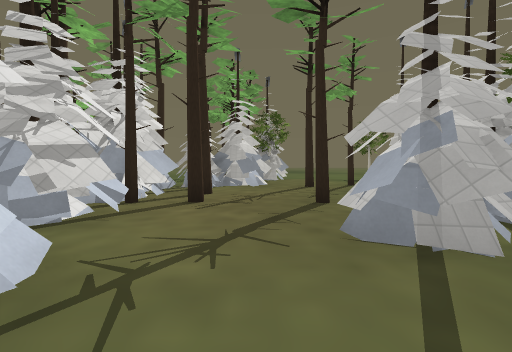
view 1 (above)

15 first-person views from a walk through a 3-D level made in the Godot game engine. The camera is 1.4 m above the floor, tilts 2° down and sees 85° across. The floor is counted in squares, 2 m on a side. Each view is taken from the middle of a square. On the plan, view 1 faces up. The plan holds only what a view shows up to about 9 squares ahead; the rest is blank. The place goes on beyond the plan. Some surface patterns are stand-ins.

view 2
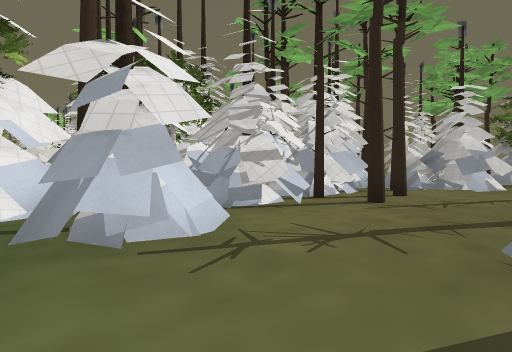

view 3
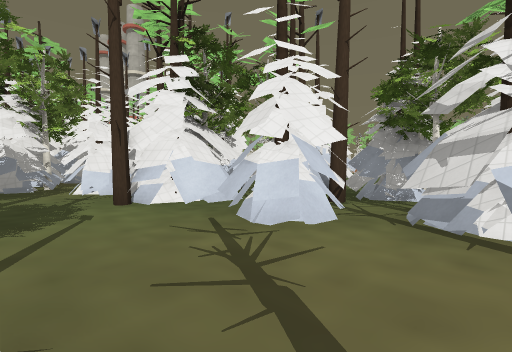

view 4
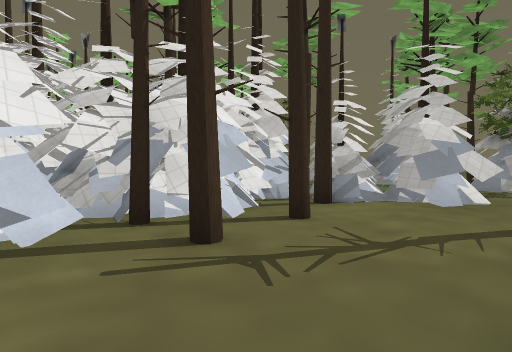

view 5
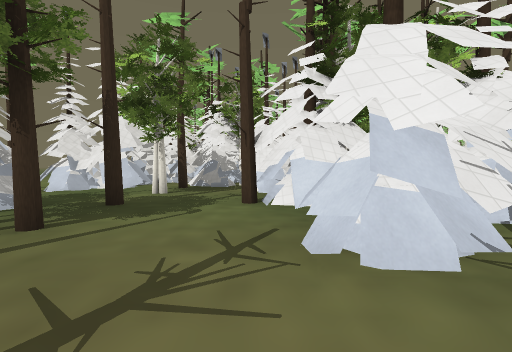

view 6
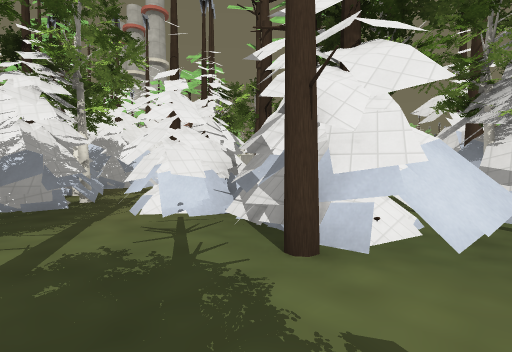

view 7
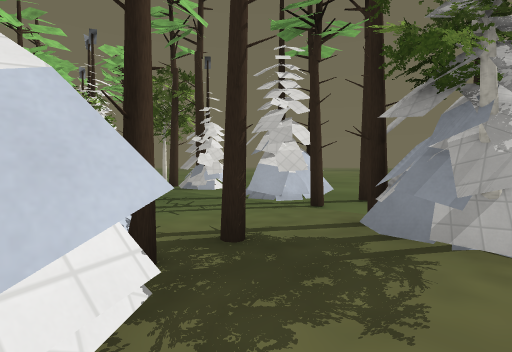

view 8
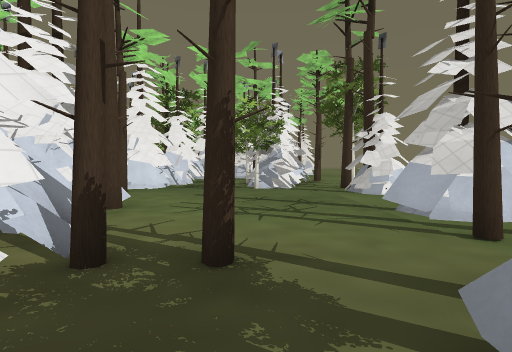

view 9
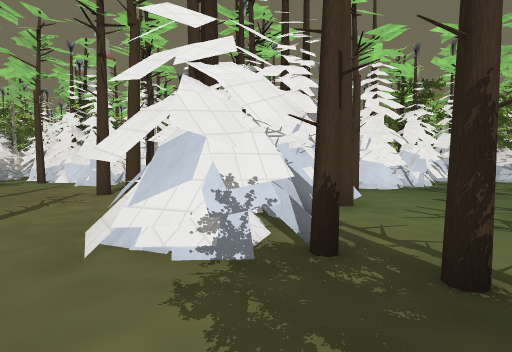

view 10
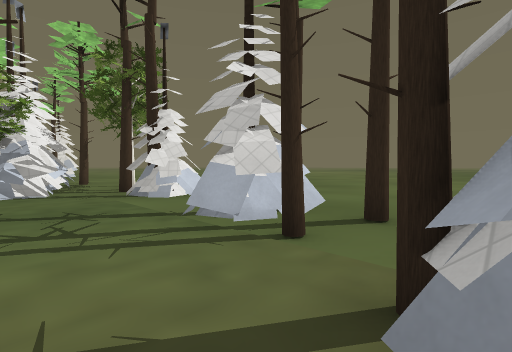

view 11
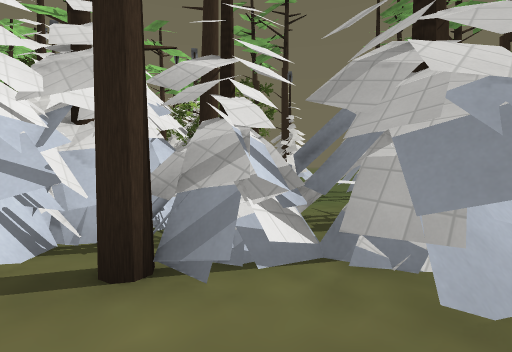

view 12
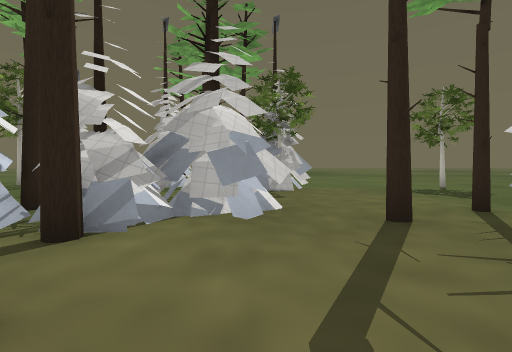

view 13
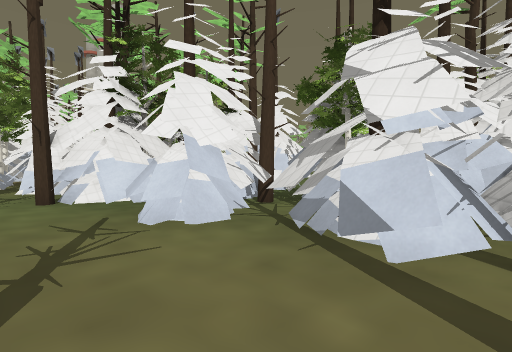

view 14
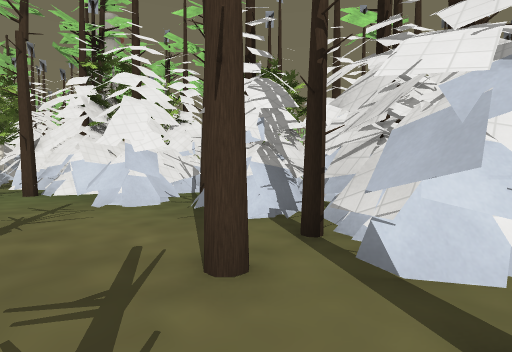

view 15
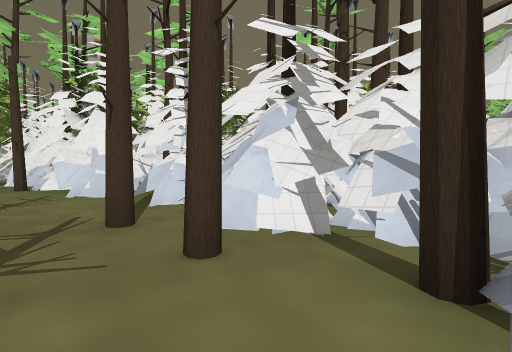

### Floor plan
Key: @ floor where view 1 was taken; # wall or solid block; . floor; T pine tree.
Columns run from 11 left of view 1 to 1 right of it. Each row starts with its distance up from view 1.
 17      #  T.T
 16   .TT#.###.
 15 #......##T.##
 14 ####.......T#
 13    #......T..
 12   .T......T..
 11   .....T..##.
 10   ##.. #.###.
  9    #T  ##T...
  8        ##....
  7       T##.T..
  6       T###T..
  5      ####T..T
  4        ###...
  3      #  #...#
  2      #  ##..#
  1      #  ##..T
  0     ##   #.@.
 -1     ##   #T.T
 -2          ##..
 -3          #...
 -4          ##..
 -5           #.T
 -6      T    ###
 -7      T

Positions as (right, up) in squares from view 1, and headings:
1: (0, 0), facing up
2: (1, 0), facing up-left
3: (1, 4), facing down-left
4: (1, 4), facing up-left
5: (-1, 4), facing down
6: (1, 0), facing down-left
7: (1, 11), facing up-left
8: (1, 13), facing left
9: (1, 13), facing down-left
10: (0, 13), facing up-left
11: (0, 8), facing up-left
12: (0, 6), facing up
13: (0, 5), facing down-left
14: (0, 7), facing down-left
15: (0, 9), facing down-left
